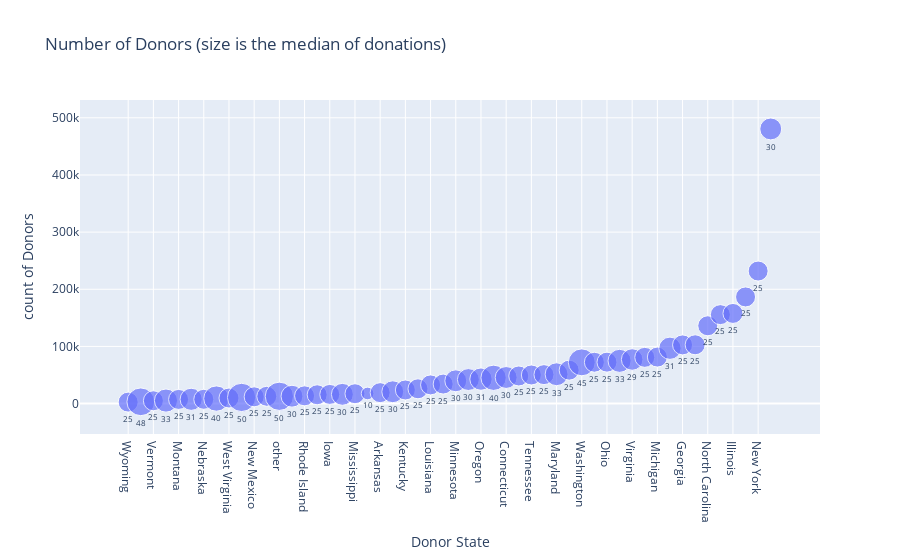

The code cell stored with this chart in its notebook:
### Code cell
df_exp = df[['Donor State', 'Donation Amount', 'Donor ID']].groupby('Donor State').agg({'Donor ID': 'count',
                                                                                        'Donation Amount': 'median'}).sort_values(by='Donor ID')

fig = px.scatter(x = df_exp.index,
             y = df_exp['Donor ID'],
             size = df_exp['Donation Amount'],
             labels=dict(x="Donor State", y="count of Donors"),
             title='Number of Donors (size is the median of donations)',
             text = df_exp['Donation Amount'], )

fig.update_traces(texttemplate='%{text:.2s}', textposition='bottom center', textfont_size=8)
fig.update_layout(uniformtext_minsize=8, uniformtext_mode='hide')
fig.show()

### Figure 1 — Plotly figure (JSON) as saved in the notebook; plotly's stock layout.template omitted (floating-point values rounded to 4 significant figures)
{"data": [{"hovertemplate": "Donor State=%{x}<br>count of Donors=%{y}<br>size=%{marker.size}<br>text=%{text}<extra></extra>", "legendgroup": "", "marker": {"color": "#636efa", "size": [25, 48, 25, 33.45, 25, 30.68, 25, 40, 25, 50, 25, 25, 50, 30, 25, 25, 25, 30, 25, 10, 25, 30, 25, 25, 25, 25, 30, 30, 31.16, 40, 30, 25, 25, 25, 32.66, 25, 45.26, 25, 25, 33.24, 29, 25, 25, 31, 25, 25, 25, 25, 25, 25, 25, 30], "sizemode": "area", "sizeref": 0.125, "symbol": "circle"}, "mode": "markers+text", "name": "", "orientation": "v", "showlegend": false, "text": [25, 48, 25, 33.45, 25, 30.68, 25, 40, 25, 50, 25, 25, 50, 30, 25, 25, 25, 30, 25, 10, 25, 30, 25, 25, 25, 25, 30, 30, 31.16, 40, 30, 25, 25, 25, 32.66, 25, 45.26, 25, 25, 33.24, 29, 25, 25, 31, 25, 25, 25, 25, 25, 25, 25, 30], "textfont": {"size": 8}, "textposition": "bottom center", "texttemplate": "%{text:.2s}", "type": "scatter", "x": ["Wyoming", "North Dakota", "Vermont", "South Dakota", "Montana", "Alaska", "Nebraska", "District of Columbia", "West Virginia", "Hawaii", "New Mexico", "Delaware", "other", "New Hampshire", "Rhode Island", "Maine", "Iowa", "Kansas", "Mississippi", "Idaho", "Arkansas", "Nevada", "Kentucky", "Utah", "Louisiana", "Alabama", "Minnesota", "Oklahoma", "Oregon", "Colorado", "Connecticut", "Wisconsin", "Tennessee", "Arizona", "Maryland", "Missouri", "Washington", "South Carolina", "Ohio", "New Jersey", "Virginia", "Indiana", "Michigan", "Massachusetts", "Georgia", "Pennsylvania", "North Carolina", "Florida", "Illinois", "Texas", "New York", "California"], "xaxis": "x", "y": [2562, 3104, 4918, 5269, 7286, 7467, 7467, 8784, 9690, 10774, 11829, 12741, 12763, 12925, 13558, 15401, 16035, 16170, 17248, 17704, 19133, 20702, 23782, 25869, 32679, 34137, 39856, 42073, 42794, 45121, 45649, 48295, 50052, 50661, 51334, 58486, 72156, 72343, 72495, 74765, 77116, 80887, 81339, 96789, 102694, 102870, 136132, 155628, 157738, 186585, 231888, 480521], "yaxis": "y"}], "layout": {"legend": {"itemsizing": "constant", "tracegroupgap": 0}, "title": {"text": "Number of Donors (size is the median of donations)"}, "uniformtext": {"minsize": 8, "mode": "hide"}, "xaxis": {"anchor": "y", "domain": [0, 1], "title": {"text": "Donor State"}}, "yaxis": {"anchor": "x", "domain": [0, 1], "title": {"text": "count of Donors"}}}}
